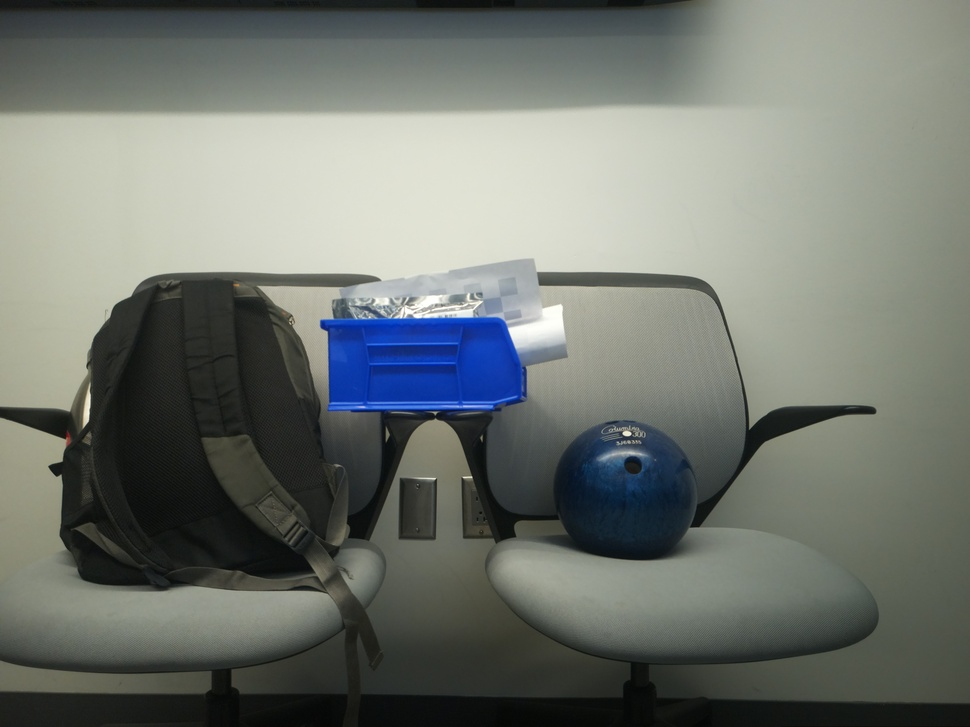
#> input picture Unstructured Light Field/Images/Camera1/image_1.jpg, 970 x 727 px, shrunk from 4000 x 3000 before the run
$ python Mian9.py   (older library calls are emulated)
#> lines starting #> are read from the running program, lines starting #| are printed output that depends on the picture
import numpy as np
import cv2
import matplotlib.pyplot as plt

def load_images(image_paths):
    images = [cv2.imread(image_path) for image_path in image_paths]
    return images

def align_images(images):
    aligned_images = []
    ref_img = images[0]
    ref_gray = cv2.cvtColor(ref_img, cv2.COLOR_BGR2GRAY)
    aligned_images.append(ref_img)

    for img in images[1:]:
        gray = cv2.cvtColor(img, cv2.COLOR_BGR2GRAY)
        warp_matrix = np.eye(3, 3, dtype=np.float32)
        (cc, warp_matrix) = cv2.findTransformECC(ref_gray, gray, warp_matrix, cv2.MOTION_HOMOGRAPHY)
        aligned_img = cv2.warpPerspective(img, warp_matrix, (ref_img.shape[1], ref_img.shape[0]), flags=cv2.INTER_LINEAR + cv2.WARP_INVERSE_MAP)
        aligned_images.append(aligned_img)

    # Debug: Save aligned images
    for idx, img in enumerate(aligned_images):
        cv2.imwrite(f'aligned_image_{idx}.jpg', img)

    return aligned_images

# [57 lines left out: functions compute_focus_measure, create_depth_map, create_all_in_focus_image, refocus_image, not called in this run]

def process_focus_stacking(image_paths, focus_depth):
    images = load_images(image_paths)
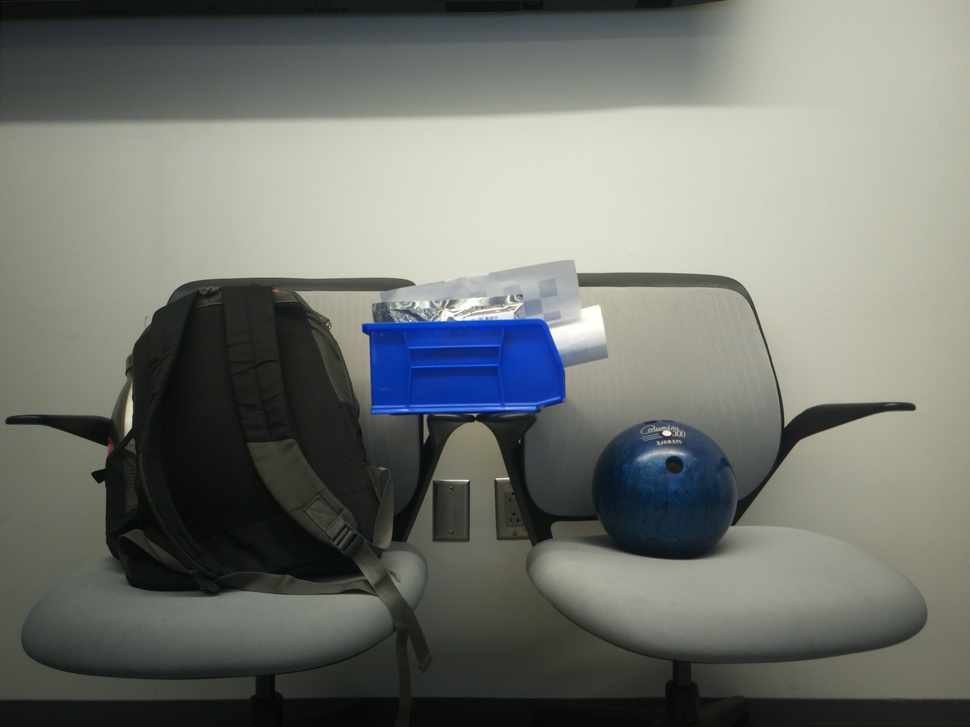
#> input picture Unstructured Light Field/Images/Camera2/image_1.jpg, 970 x 727 px, shrunk from 4000 x 3000 before the run
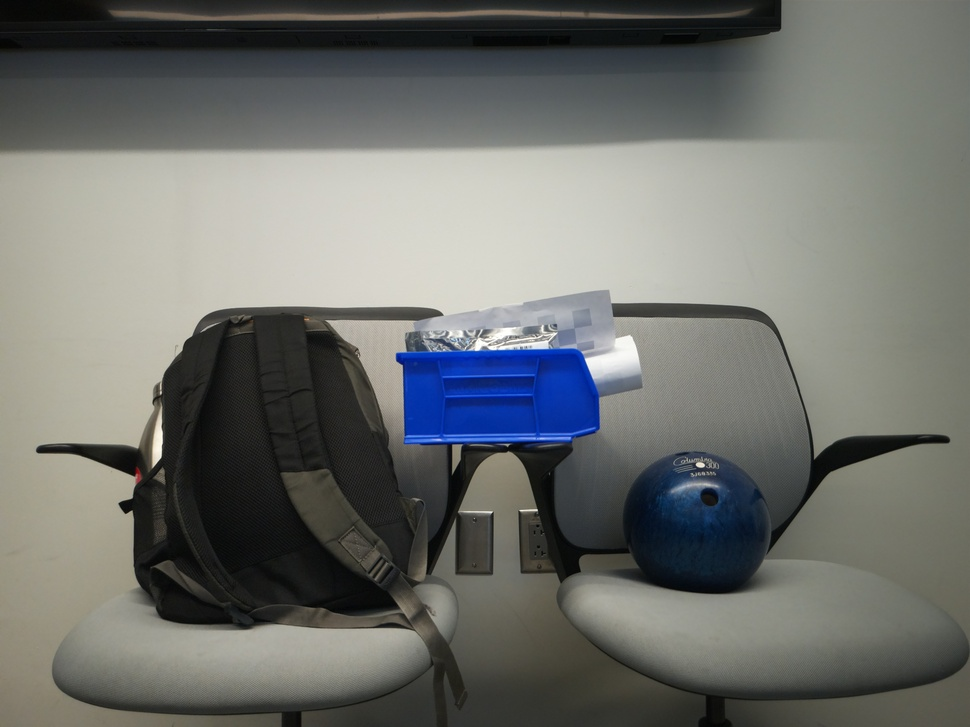
#> input picture Unstructured Light Field/Images/Camera3/image_1.jpg, 970 x 727 px, shrunk from 4000 x 3000 before the run
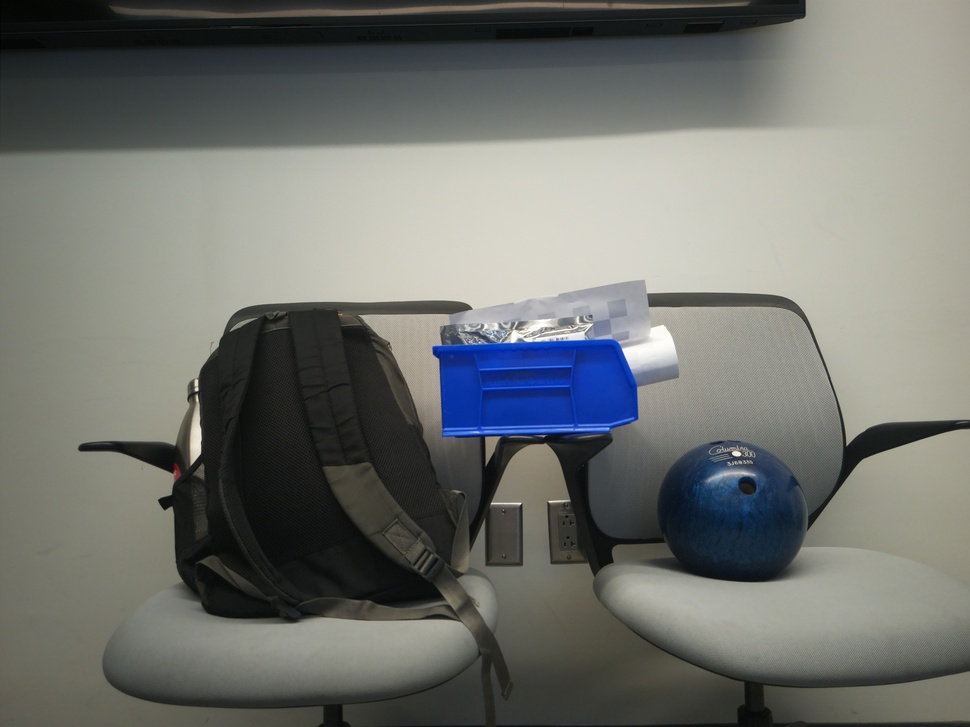
#> input picture Unstructured Light Field/Images/Camera4/image_1.jpg, 970 x 727 px, shrunk from 4000 x 3000 before the run
#> in load_images, `images = [cv2.imread(image_path) for image_path in image_paths]`: images = 16 items
#> images = 16 items
    aligned_images = align_images(images)
#> in align_images, ref_img is the input picture: shape (727, 970, 3); mean B, G, R 112.3, 118.4, 113.4
#> the loop in align_images, `for img in images[1:]:` made 4 passes
#> cc on passes 1 to 3: 0.952, 0.939, 0.838
#> img on pass 4: None
#> pass 1, in align_images, `gray = cv2.cvtColor(img, cv2.COLOR_BGR2GRAY)`:
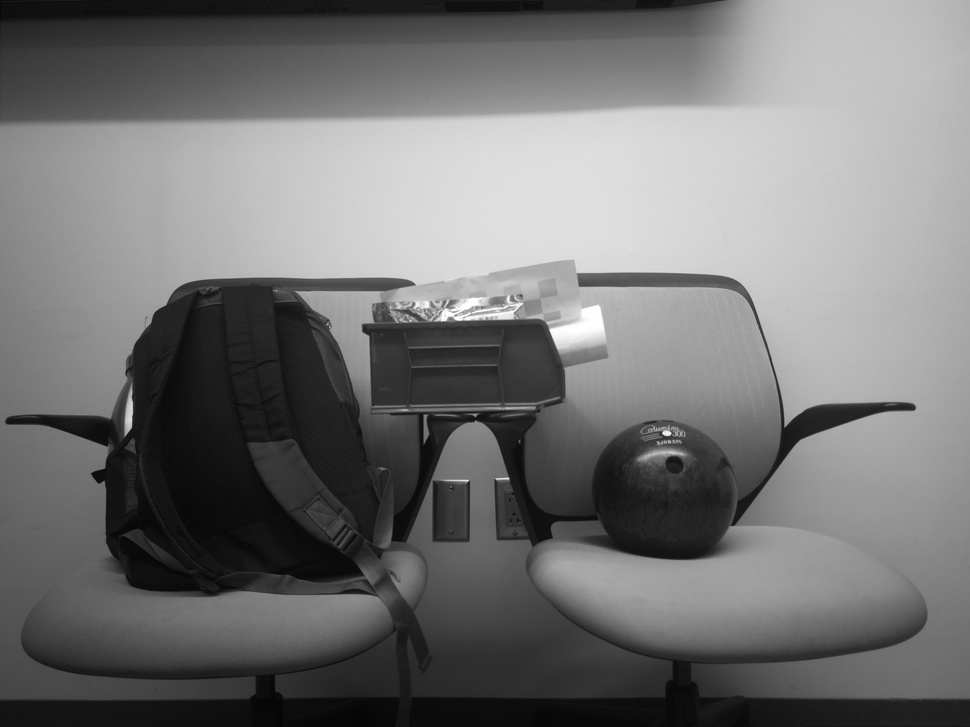
#> gray: shape (727, 970); min 4, max 255, mean 116
#> pass 1, in align_images, `aligned_img = cv2.warpPerspective(img, warp_matrix, (ref_img.shape[1],..`:
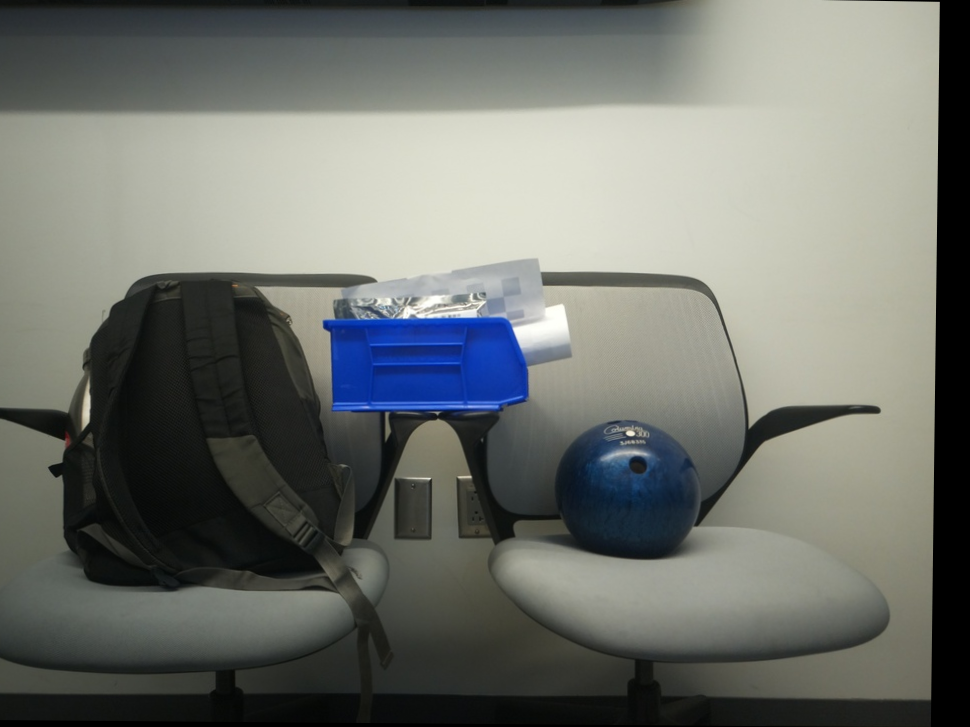
#> aligned_img: shape (727, 970, 3); mean B, G, R 109.3, 114.6, 111.5
#> pass 2, in align_images, `aligned_img = cv2.warpPerspective(img, warp_matrix, (ref_img.shape[1],..`:
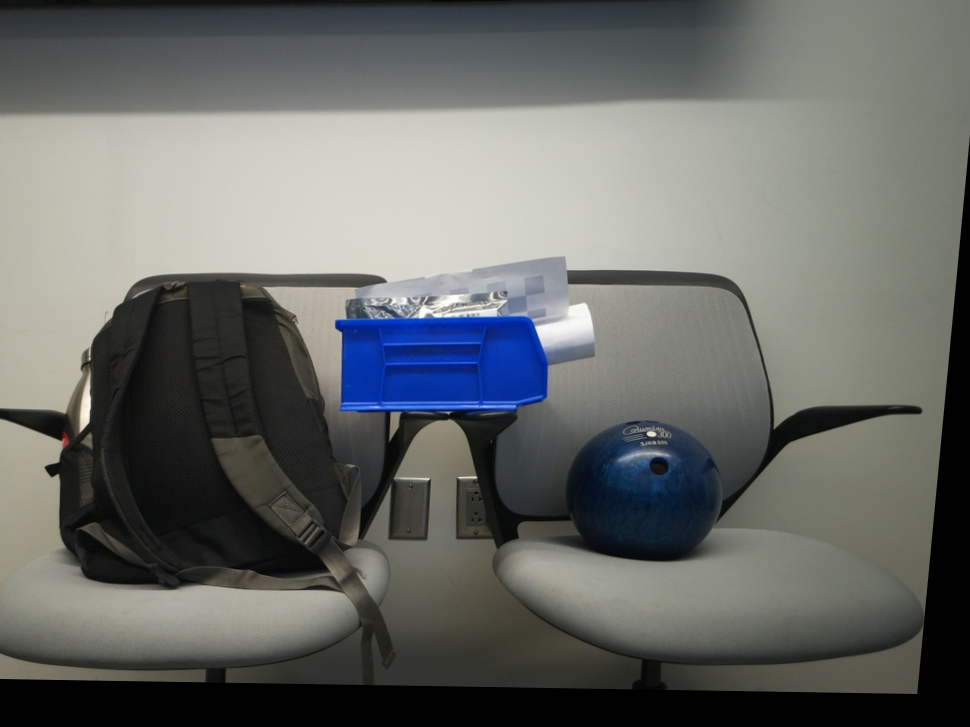
#> aligned_img: shape (727, 970, 3); mean B, G, R 103.7, 106.3, 104
#> after the loop in align_images, `for img in images[1:]:`: aligned_images = 4 items

    depth_map = create_depth_map(aligned_images)
    all_in_focus_img = create_all_in_focus_image(aligned_images, depth_map)
    refocused_img = refocus_image(aligned_images, depth_map, focus_depth)

    plt.imshow(cv2.cvtColor(all_in_focus_img, cv2.COLOR_BGR2RGB))
    plt.title("All-in-Focus Image")
    plt.savefig('all_in_focus.jpg')
    plt.show()

    plt.imshow(cv2.cvtColor(refocused_img, cv2.COLOR_BGR2RGB))
    plt.title(f"Refocused Image at Depth {focus_depth}")
    plt.savefig(f'refocused_at_depth_{focus_depth}.jpg')
    plt.show()

    return all_in_focus_img, refocused_img

image_paths = [
'Images/Camera1/image_1.jpg',
'Images/Camera2/image_1.jpg',
'Images/Camera3/image_1.jpg',
'Images/Camera4/image_1.jpg',
'Images/Camera1/image_2.jpg',
'Images/Camera2/image_2.jpg',
'Images/Camera3/image_2.jpg',
'Images/Camera4/image_2.jpg',
'Images/Camera1/image_3.jpg',
'Images/Camera2/image_3.jpg',
'Images/Camera3/image_3.jpg',
'Images/Camera4/image_3.jpg',
'Images/Camera1/image_4.jpg',
'Images/Camera2/image_4.jpg',
'Images/Camera3/image_4.jpg',
'Images/Camera4/image_4.jpg'
]
focus_depth = 1
#> (the run stopped early here; a loop or call above may not have finished)
